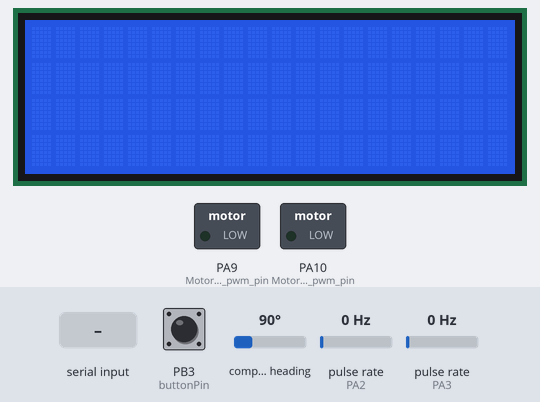
A sketch run on a simulated STM32 Blue Pill. On the bench: 20×4 character LCD, switched loads named in the sketch (green lamp = pin HIGH). Wiring (inferred from the names in the program): 2 × pulse sensor: data PA2 / data PA3; CMPS compass at I2C address 0x60. The inputs (shaded band) are chosen by the test bench; at power-on: pulse rate (sensors on PA3, PA2) 0 Hz, PB3 (buttonPin) HIGH, compass heading 90°. What the sketch prints to the serial monitor is not drawn.

Above: at 1.2 s.
1.3 s: "Move:1\n" received over Serial
2.8 s: pulse rate (sensor on PA3) set to 4 Hz
5.8 s: "UNTIL:150\n" received over Serial
At 7.0 s:
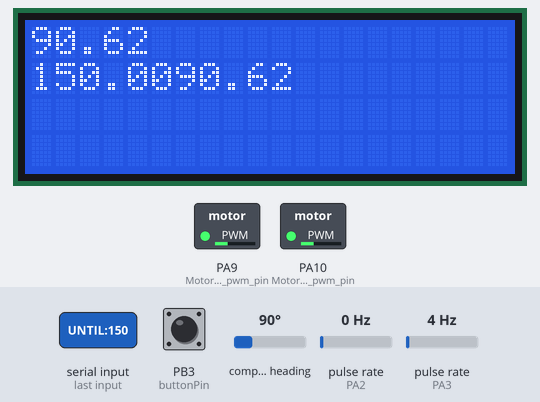
Timing chart, 0 to 8.8 s (numbered marks = the images above; inputs shaded):
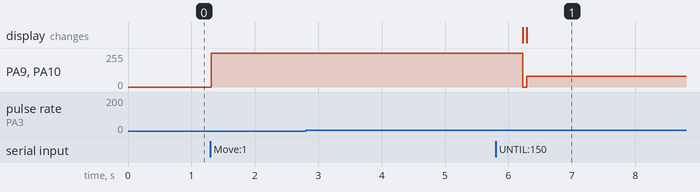

The sketch:

sketch_nov10f.ino
```cpp
#include <LiquidCrystal.h>
#include <Wire.h>
#define CMPS14_address 0x60
#define Motor_forward         0
#define Motor_return          1
#define Motor_L_dir_pin       7
#define Motor_R_dir_pin       8
#define Motor_L_pwm_pin       9
#define Motor_R_pwm_pin       10
#define Encoder_PA1           23
#define Encoder_PA2           24
#define Encoder_Int5          3
#define Encoder_INT4          2

const int rs = 52, en = 53, d4 = 50, d5 = 51, d6 = 49, d7 = 48;
LiquidCrystal lcd(rs, en, d4, d5, d6, d7);
int analogPin1 = A0;   // potentiometer connected to analog pin 0
int analogPin2 = A1;
int val;
int val1, val2, pwm_R, pwm_L;
int st_Y = 503;
int st_X = 496;
int left_count = 0;
int right_count = 0;
const byte buttonPin = 19;
bool isOn = true;

void interrut(){
  if (isOn){
    isOn = false;
  }
  else if (!isOn){
    isOn = true;
  }
}

void count_reset() {
  left_count = 0;
  right_count = 0;
}

void l_rising(){
  left_count +=1;
}
void r_rising(){
  right_count +=1;
}

int left_turn(int cm){
  digitalWrite(Motor_L_dir_pin, Motor_return);
  digitalWrite(Motor_R_dir_pin, Motor_forward);
  while(left_count < (cm*1.4)){
    analogWrite(Motor_L_pwm_pin,1000);
    analogWrite(Motor_R_pwm_pin,1000);
  }
  analogWrite(Motor_L_pwm_pin,0);
  analogWrite(Motor_R_pwm_pin,0);
  count_reset();
  return 0;
}

int right_turn(int cm){
  digitalWrite(Motor_R_dir_pin, Motor_return);
  digitalWrite(Motor_L_dir_pin, Motor_forward);
  while(right_count < (cm*1.4)){
    analogWrite(Motor_R_pwm_pin,1000);
    analogWrite(Motor_L_pwm_pin,1000);
  }
  analogWrite(Motor_R_pwm_pin,0);
  analogWrite(Motor_L_pwm_pin,0);
  count_reset();
  return 0;
}

int go_straight(int cm){
  digitalWrite(Motor_L_dir_pin, Motor_forward);
  digitalWrite(Motor_R_dir_pin, Motor_forward);
  while(left_count < (cm*14)){
    analogWrite(Motor_L_pwm_pin,255);
    analogWrite(Motor_R_pwm_pin,255);
  }
  analogWrite(Motor_L_pwm_pin,0);
  analogWrite(Motor_R_pwm_pin,0);
  count_reset();
  return 0;
}
int go_back(int cm){
  digitalWrite(Motor_L_dir_pin, Motor_return);
  digitalWrite(Motor_R_dir_pin, Motor_return);
  while(left_count < (cm*14)){
    analogWrite(Motor_L_pwm_pin,255);
    analogWrite(Motor_R_pwm_pin,255);
  }
  analogWrite(Motor_L_pwm_pin,0);
  analogWrite(Motor_R_pwm_pin,0);
  count_reset();
  return 0;
}

int turn_until(float target){

  float degree = 361.0;
  Wire.requestFrom(CMPS14_address, 1, true);
    Wire.beginTransmission(CMPS14_address);
    Wire.write(1);
    Wire.endTransmission(false);
  if (Wire.available() >= 1)
  {
    byte raw = Wire.read();
    degree = 0;
    degree = raw*1.41;
  }else{
    Serial.println("Wire not foundddd");
    return 404;
  }

  int angleDifference = target - degree;
  if (angleDifference > 180) {
    angleDifference -= 360;
  } else if (angleDifference < -180) {
    angleDifference += 360;
  }

  if(angleDifference > 0){
    digitalWrite(Motor_L_dir_pin, Motor_return);
  digitalWrite(Motor_R_dir_pin, Motor_forward);
  }else{
   digitalWrite(Motor_L_dir_pin, Motor_forward);
  digitalWrite(Motor_R_dir_pin, Motor_return);
  }

  while(!(degree <= target + 1 && degree >= target - 1)){
    Serial.println(target);
    Serial.println(degree);
    analogWrite(Motor_L_pwm_pin,80);
    analogWrite(Motor_R_pwm_pin,80);
    Wire.requestFrom(CMPS14_address, 1, true);
    Wire.beginTransmission(CMPS14_address);
    Wire.write(1);
    Wire.endTransmission(false);
  if (Wire.available() >= 1)
  {
    byte raw = Wire.read();
    degree = 0.0;
    degree = raw*1.41592;
  }else{
    Serial.println("Wire not foundddd");
    return 404;
  }
  lcd.print(degree);
  lcd.setCursor(0, 1);
  lcd.print(target);
  }
  analogWrite(Motor_L_pwm_pin,0);
  analogWrite(Motor_R_pwm_pin,0);
  count_reset();
  return 0;
}

void setup() {
  Wire.begin();
  pinMode(buttonPin, INPUT);
  pinMode(Encoder_INT4, INPUT);
  pinMode(Encoder_Int5, INPUT);
  attachInterrupt(digitalPinToInterrupt(19), interrut, FALLING);
  attachInterrupt(digitalPinToInterrupt(2), r_rising, RISING);
  attachInterrupt(digitalPinToInterrupt(3), l_rising, RISING);
  Serial.begin(9600);
  lcd.begin(20, 4);
}

void loop() {
  if (isOn){

    /////Compass//////////////////////
    val = 0;
    lcd.setCursor(0, 0);

    //////////////////////

     if (Serial.available() > 0){
    String message = Serial.readStringUntil('\n');
    Serial.print("Message received, content: ");
    Serial.println(message);
    int pos_s;
    int poz_z;
    int movement = message.indexOf("Move");
    int turn = message.indexOf("Turn");
    int until = message.indexOf("UNTIL");
    if (movement > -1){
      Serial.println("Command = movement ");
      pos_s = message.indexOf(":");
      if (pos_s > -1){
        String stat = message.substring(pos_s + 1);
        val = stat.toInt();
        if(val<0){
          go_back((-1)*val);
        }
          lcd.setCursor(0, 0);
          lcd.clear();
          lcd.print(val);
          go_straight(val);
      }
    }
    else if (turn > -1){
      Serial.println("Command = TURN ");
      pos_s = message.indexOf(":");
      if (pos_s > -1){
        String stat = message.substring(pos_s + 1);
        val = stat.toInt();
        if(val < 0){
          right_turn((-1)*val);
        }
          lcd.setCursor(0, 0);
          lcd.clear();
          lcd.print(stat);
          left_turn(val);
      }
    }else if (until > -1){
      Serial.println("Command = UNTIL ");
      pos_s = message.indexOf(":");
      if (pos_s > -1){
        String stat = message.substring(pos_s + 1);
        val = stat.toInt();
        turn_until(val);
        lcd.setCursor(0, 0);
        lcd.clear();
        lcd.print(val);

      }
    }
    else{
      Serial.println("No greeting found, try typing Print:Hi or Print:Hello\n");
    }


  }
  else{
    analogWrite(Motor_L_pwm_pin,Motor_forward);
    analogWrite(Motor_R_pwm_pin,Motor_forward);
    analogWrite(Motor_L_pwm_pin,0);
    analogWrite(Motor_R_pwm_pin,0);
  }
  delay(30);
  }
  delay(30);
  lcd.clear();
}
```

Measured:
- after the input at 1.3 s, PA9 (Motor_L_pwm_pin), PA10 (Motor_R_pwm_pin): 0/255 → 255/255 at once
